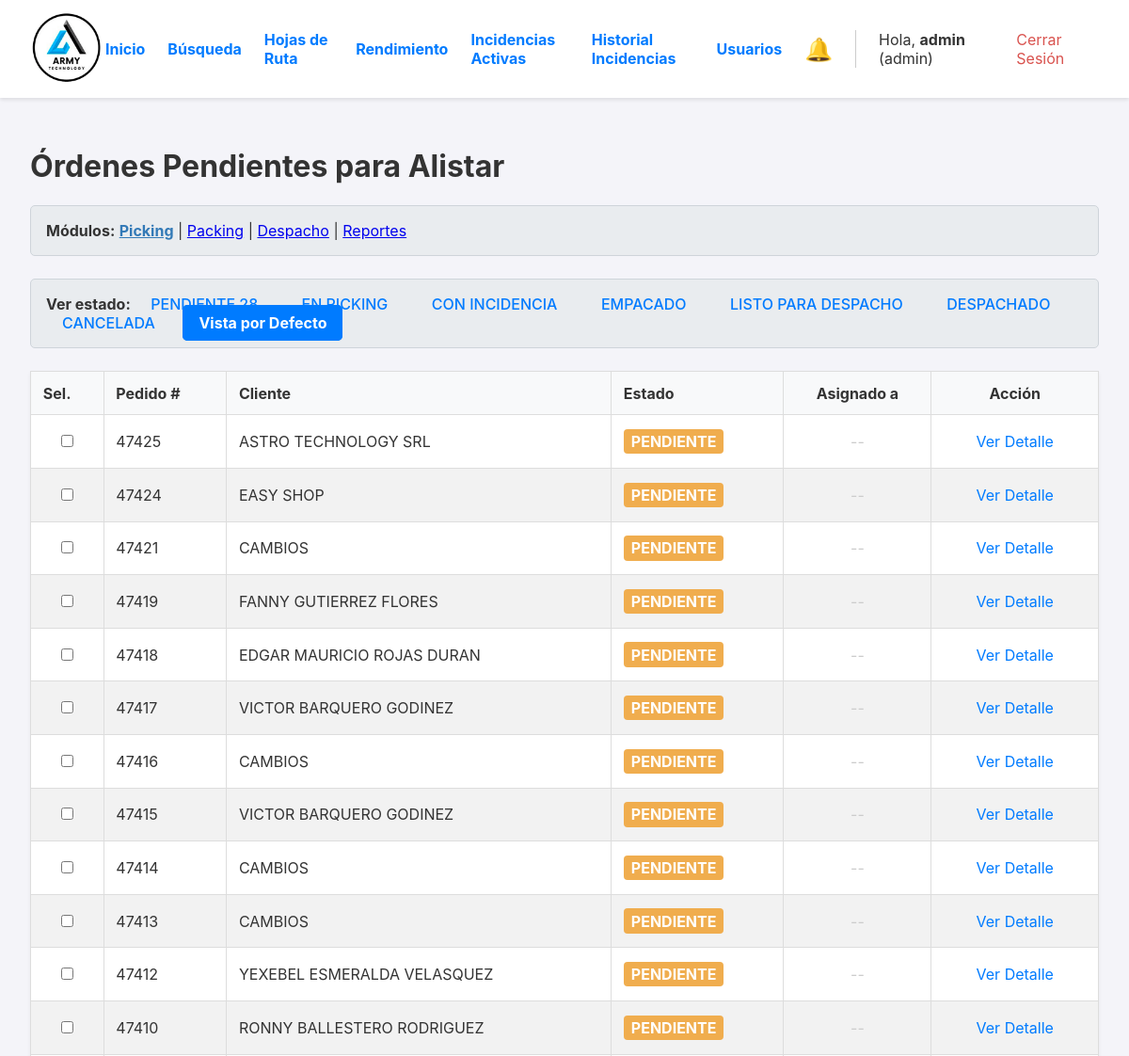
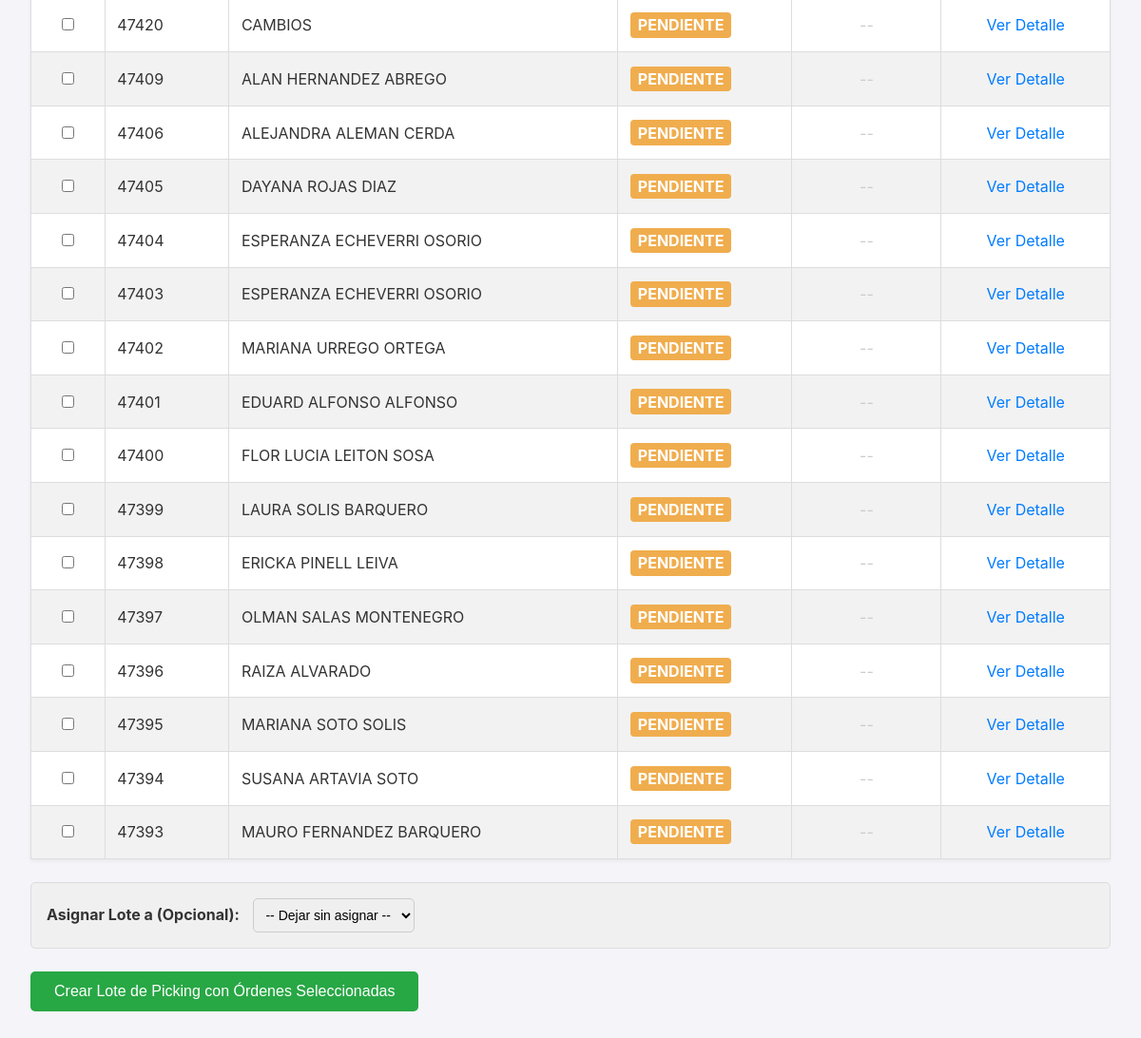
Screenshot of / (signed in) with the database file from the repository (2 pictures, top to bottom).
### app.py (models this page shows, shortened)
class User(UserMixin, db.Model):
    id = db.Column(db.Integer, primary_key=True)
    username = db.Column(db.String(80), unique=True, nullable=False)
    password_hash = db.Column(db.String(256), nullable=False)
    role = db.Column(db.String(20), nullable=False, default='operario')

class Orden(db.Model):
    id = db.Column(db.Integer, primary_key=True)
    numero_pedido = db.Column(db.String(50), unique=True, nullable=False)
    cliente_nombre = db.Column(db.String(200), nullable=False)
    cliente_direccion = db.Column(db.String(300), nullable=True)
    estado = db.Column(db.String(30), nullable=False, default='PENDIENTE')
    fecha_creacion = db.Column(db.DateTime, nullable=False, default=datetime.datetime.utcnow)
    lote_id = db.Column(db.Integer, db.ForeignKey('lote_picking.id'), nullable=True)
    items = db.relationship('ItemOrden', backref='orden', lazy=True, cascade="all, delete-orphan")
    fecha_inicio_picking = db.Column(db.DateTime, nullable=True)
    fecha_fin_picking = db.Column(db.DateTime, nullable=True)
    fecha_fin_packing = db.Column(db.DateTime, nullable=True)
    fecha_despacho = db.Column(db.DateTime, nullable=True)
    packer_id = db.Column(db.Integer, db.ForeignKey('user.id', ondelete='SET NULL'), nullable=True)
    packer = db.relationship('User', foreign_keys=[packer_id])
    devolucion_confirmada = db.Column(db.Boolean, default=False, nullable=False)
    bultos = db.relationship('Bulto', backref='orden', cascade="all, delete-orphan")
    hoja_de_ruta_id = db.Column(db.Integer, db.ForeignKey('hoja_de_ruta.id'), nullable=True)
    destino_id = db.Column(db.Integer, db.ForeignKey('destino.id'), nullable=True)
    destino = db.relationship('Destino', backref='ordenes')
    guia_encomienda = db.Column(db.String(100), nullable=True)

### app.py (the view, shortened to what this page needs)
@app.route('/')
@login_required
def dashboard():
    if current_user.role == 'conductor':
        return redirect(url_for('dashboard_conductor'))
    estados_posibles = ['PENDIENTE', 'EN_PICKING', 'CON_INCIDENCIA', 'EMPACADO', 'LISTO_PARA_DESPACHO', 'DESPACHADO', 'CANCELADA']
    estado_filtro = request.args.get('estado')
    ordenes_canceladas_para_devolver = []
    if current_user.role == 'admin':
        query_base = Orden.query
        if estado_filtro:
            query_base = query_base.filter(Orden.estado == estado_filtro)
        else:
            query_base = query_base.filter(Orden.estado.in_(['PENDIENTE', 'EN_PICKING']))
    ordenes = query_base.order_by(Orden.fecha_creacion.desc()).all()
    operarios = User.query.filter_by(role='operario').order_by(User.username).all()
    return render_template('dashboard.html',
                           ordenes=ordenes,
                           operarios=operarios,
                           estados=estados_posibles,
                           filtro_actual=estado_filtro,
                           ordenes_a_devolver=ordenes_canceladas_para_devolver)

### app.py (called while the page is built)
@login_manager.user_loader
def load_user(user_id):
    return db.session.get(User, int(user_id))

### templates/dashboard.html (shortened to what this page needs)
{% extends "layout.html" %}
{% block content %}
    <h1>Órdenes Pendientes para Alistar</h1>
    <div class="navegacion-modulos">
        <strong>Módulos:</strong>
        <a href="{{ url_for('dashboard') }}" style="font-weight: bold; color: #337ab7;">Picking</a> |
        <a href="{{ url_for('dashboard_packing') }}">Packing</a> |
        <a href="{{ url_for('dashboard_despacho') }}">Despacho</a>
        {% if current_user.role == 'admin' %}
        | <a href="{{ url_for('reportes_y_busqueda') }}">Reportes</a>
        {% endif %}
    </div>
    <div class="filtros-container">
        <strong>Ver estado:</strong>
        <a href="{{ url_for('dashboard', estado='PENDIENTE') }}" class="{{ 'activo' if (filtro_actual == 'PENDIENTE' or not filtro_actual and current_user.role != 'admin') else '' }}">
           PENDIENTE <span id="pendientes-badge" style="display: none;">0</span>
        </a>
        {% for estado in estados if estado != 'PENDIENTE' %}
            <a href="{{ url_for('dashboard', estado=estado) }}" class="{{ 'activo' if filtro_actual == estado else '' }}">{{ estado.replace('_', ' ') }}</a>
        {% endfor %}
        <a href="{{ url_for('dashboard') }}" class="{{ 'activo' if not filtro_actual and current_user.role == 'admin' else '' }}">Vista por Defecto</a>
    </div>
    <form action="{{ url_for('crear_lote') }}" method="POST">
        <table>
            <thead>
                <tr>
                    <th>Sel.</th>
                    <th>Pedido #</th>
                    <th>Cliente</th>
                    <th>Estado</th>
                    <th style="text-align: center;">Asignado a</th>
                    <th style="text-align: center;">Acción</th>
                </tr>
            </thead>
            <tbody>
                {% for orden in ordenes %}
                    <tr class="{{ 'orden-cancelada' if orden.estado == 'CANCELADA' else '' }}">
                        <td data-label="Seleccionar" style="text-align: center;">
                            {% if orden.estado == 'PENDIENTE' %}
                                <input type="checkbox" name="orden_id" value="{{ orden.id }}">
                            {% endif %}
                        </td>
                        <td data-label="Pedido #">{{ orden.numero_pedido }}</td>
                        <td data-label="Cliente">{{ orden.cliente_nombre }}</td>
                        <td data-label="Estado">
                            <span class="estado estado-{{ orden.estado }}">{{ orden.estado.replace('_', ' ') }}</span>
                        </td>
                        <td data-label="Asignado a" style="text-align: center;">
                            {% if orden.lote and orden.lote.operario %}
                                <strong>{{ orden.lote.operario.username }}</strong>
                            {% else %}
                                <span style="color: #ccc;">--</span>
                            {% endif %}
                        </td>
                        <td data-label="Acción" style="text-align: center;">
                            {% if orden.estado == 'EN_PICKING' and orden.lote and (current_user.role == 'admin' or (orden.lote.operario and current_user.id == orden.lote.operario_id)) %}
                                <a href="{{ url_for('detalle_lote', lote_id=orden.lote_id) }}" class="action-link action-link-picking">Continuar Picking</a>
                            {% else %}
                                <a href="{{ url_for('detalle_orden', orden_id=orden.id) }}" class="action-link">Ver Detalle</a>
                            {% endif %}
                        </td>
                    </tr>
                {% else %}
                    <tr>
                        <td colspan="6" style="text-align: center; padding: 2em;">
                            No hay órdenes que coincidan con el filtro actual.
                        </td>
                    </tr>
                {% endfor %}
            </tbody>
        </table>
        {% if ordenes | selectattr('estado', 'equalto', 'PENDIENTE') | list %}
            {% if current_user.role == 'admin' and operarios %}
            <div class="asignacion-container">
                <label for="operario_id">Asignar Lote a (Opcional):</label>
                <select name="operario_id" id="operario_id">
                    <option value="">-- Dejar sin asignar --</option>
                </select>
            </div>
            {% endif %}
            <button type="submit" class="submit-btn">Crear Lote de Picking con Órdenes Seleccionadas</button>
        {% endif %}
    </form>
{% endblock %}

### templates/layout.html (shortened to what this page needs)
<!DOCTYPE html>
<html lang="es">
<head>
</head>
<body>
    <header>
        <div class="logo">
            <a href="{{ url_for('dashboard') }}">
                <img src="{{ url_for('static', filename='img/logo.png') }}" alt="Logo de la Empresa">
            </a>
        </div>
        <nav class="nav">
             {% if current_user.is_authenticated %}
                {% if current_user.role == 'admin' %}
                    <div class="nav-admin-links">
                        <a href="{{ url_for('dashboard') }}">Inicio</a>
                        <a href="{{ url_for('reportes_y_busqueda') }}">Búsqueda</a>
                        <a href="{{ url_for('gestionar_rutas') }}">Hojas de Ruta</a>
                        <a href="{{ url_for('reporte_operarios') }}">Rendimiento</a>
                        <a href="{{ url_for('gestionar_incidencias') }}">Incidencias Activas</a>
                        <a href="{{ url_for('historial_incidencias') }}">Historial Incidencias</a>
                        <a href="{{ url_for('gestionar_usuarios') }}">Usuarios</a>
                        <a href="{{ url_for('gestionar_incidencias') }}" id="nav-incidencias-link" style="position: relative; text-decoration:none;" title="Ver incidencias pendientes">
                            <span style="font-size: 1.5rem;">🔔</span>
                        </a>
                    </div>
                {% endif %}
                <div class="user-info">
                    <span>Hola, <strong>{{ current_user.username }}</strong> ({{ current_user.role }})</span>
                    <a href="{{ url_for('logout') }}" style="color: #d9534f;">Cerrar Sesión</a>
                </div>
             {% endif %}
        </nav>
    </header>
    <main>
        {% block content %}{% endblock %}
    </main>
</body>
</html>

### templates/layout.html (style rules this page uses)
body { font-family: -apple-system, BlinkMacSystemFont, "Segoe UI", Roboto, "Helvetica Neue", Arial, sans-serif; margin: 0; background-color: #f4f4f9; color: #333; }
header { background-color: #fff; padding: 10px 2em; display: flex; justify-content: space-between; align-items: center; box-shadow: 0 2px 4px rgba(0,0,0,0.1); position: sticky; top: 0; z-index: 100; }
.logo img { height: 80px; }
.nav { display: flex; align-items: center; gap: 1em; }
.nav-admin-links { display: flex; align-items: center; gap: 1.5em; font-weight: bold; border-right: 1px solid #ccc; padding-right: 1.5em; margin-right: 0.5em; }
.nav-admin-links a, .user-info a { text-decoration: none; color: #007bff; }
.user-info { display: flex; align-items: center; gap: 1em; }
main { padding: 2em; }
* { box-sizing: border-box; }
main { padding: 1em; }
@media (min-width: 768px) { main { padding: 2em; } }

### templates/dashboard.html (style rules this page uses)
.estado { font-weight: bold; padding: 0.2em 0.5em; border-radius: 4px; color: white; display: inline-block; text-transform: capitalize; }
.estado-PENDIENTE { background-color: #f0ad4e; }
table { width: 100%; border-collapse: collapse; margin-top: 1em; background-color: white; box-shadow: 0 2px 4px rgba(0,0,0,0.05); }
th, td { border: 1px solid #ddd; padding: 0.8em; text-align: left; vertical-align: middle; }
th { background-color: #f8f9fa; }
tr:nth-child(even) { background-color: #f2f2f2; }
.action-link { color: #007bff; text-decoration: none; padding: 5px 10px; border-radius: 4px; display: inline-block; text-align: center; }
.submit-btn { margin-top: 1.5em; padding: 12px 25px; font-size: 16px; background-color: #28a745; color: white; border: none; border-radius: 5px; cursor: pointer; transition: background-color 0.2s; }
.navegacion-modulos, .filtros-container { margin-bottom: 1.5em; padding: 1em; background-color: #e9ecef; border-radius: 5px; border: 1px solid #ced4da; }
.filtros-container a { text-decoration: none; color: #007bff; padding: 0.5rem 1rem; border-radius: 5px; margin-right: 0.5rem; border: 1px solid transparent; font-weight: 500; }
.filtros-container a.activo { background-color: #007bff; color: white; font-weight: bold; border-color: #007bff; }
.asignacion-container { margin-top: 1.5em; padding: 1em; background: #f0f0f0; border-radius: 5px; border: 1px solid #ddd; }
.asignacion-container label { font-weight: bold; margin-right: 10px; }
.asignacion-container select { padding: 8px; border-radius: 5px; border: 1px solid #ccc; font-size: 14px; }

### rows the page displays
User: username "admin", role "admin"
Orden: numero_pedido "47425", cliente_nombre "ASTRO TECHNOLOGY SRL", estado.replace "PENDIENTE"
Orden: numero_pedido "47424", cliente_nombre "EASY SHOP", estado.replace "PENDIENTE"
Orden: numero_pedido "47421", cliente_nombre "CAMBIOS", estado.replace "PENDIENTE"
Orden: numero_pedido "47419", cliente_nombre "FANNY GUTIERREZ FLORES", estado.replace "PENDIENTE"
Orden: numero_pedido "47418", cliente_nombre "EDGAR MAURICIO ROJAS DURAN", estado.replace "PENDIENTE"
Orden: numero_pedido "47417", cliente_nombre "VICTOR BARQUERO GODINEZ", estado.replace "PENDIENTE"
Orden: numero_pedido "47416", cliente_nombre "CAMBIOS", estado.replace "PENDIENTE"
Orden: numero_pedido "47415", cliente_nombre "VICTOR BARQUERO GODINEZ", estado.replace "PENDIENTE"
Orden: numero_pedido "47414", cliente_nombre "CAMBIOS", estado.replace "PENDIENTE"
Orden: numero_pedido "47413", cliente_nombre "CAMBIOS", estado.replace "PENDIENTE"
Orden: numero_pedido "47412", cliente_nombre "YEXEBEL ESMERALDA VELASQUEZ", estado.replace "PENDIENTE"
Orden: numero_pedido "47410", cliente_nombre "RONNY BALLESTERO RODRIGUEZ", estado.replace "PENDIENTE"
Orden: numero_pedido "47420", cliente_nombre "CAMBIOS", estado.replace "PENDIENTE"
Orden: numero_pedido "47409", cliente_nombre "ALAN HERNANDEZ ABREGO", estado.replace "PENDIENTE"
Orden: numero_pedido "47406", cliente_nombre "ALEJANDRA ALEMAN CERDA", estado.replace "PENDIENTE"
Orden: numero_pedido "47405", cliente_nombre "DAYANA ROJAS DIAZ", estado.replace "PENDIENTE"
Orden: numero_pedido "47404", cliente_nombre "ESPERANZA ECHEVERRI OSORIO", estado.replace "PENDIENTE"
Orden: numero_pedido "47403", cliente_nombre "ESPERANZA ECHEVERRI OSORIO", estado.replace "PENDIENTE"
Orden: numero_pedido "47402", cliente_nombre "MARIANA URREGO ORTEGA", estado.replace "PENDIENTE"
Orden: numero_pedido "47401", cliente_nombre "EDUARD ALFONSO ALFONSO", estado.replace "PENDIENTE"
Orden: numero_pedido "47400", cliente_nombre "FLOR LUCIA LEITON SOSA", estado.replace "PENDIENTE"
Orden: numero_pedido "47399", cliente_nombre "LAURA SOLIS BARQUERO", estado.replace "PENDIENTE"
Orden: numero_pedido "47398", cliente_nombre "ERICKA PINELL LEIVA", estado.replace "PENDIENTE"
Orden: numero_pedido "47397", cliente_nombre "OLMAN SALAS MONTENEGRO", estado.replace "PENDIENTE"
Orden: numero_pedido "47396", cliente_nombre "RAIZA ALVARADO", estado.replace "PENDIENTE"
Orden: numero_pedido "47395", cliente_nombre "MARIANA SOTO SOLIS", estado.replace "PENDIENTE"
Orden: numero_pedido "47394", cliente_nombre "SUSANA ARTAVIA SOTO", estado.replace "PENDIENTE"
Orden: numero_pedido "47393", cliente_nombre "MAURO FERNANDEZ BARQUERO", estado.replace "PENDIENTE"

### other values shown
{{ estado.replace('_', ' ') }} "EN PICKING" "CON INCIDENCIA" "EMPACADO" "LISTO PARA DESPACHO" "DESPACHADO" "CANCELADA"
